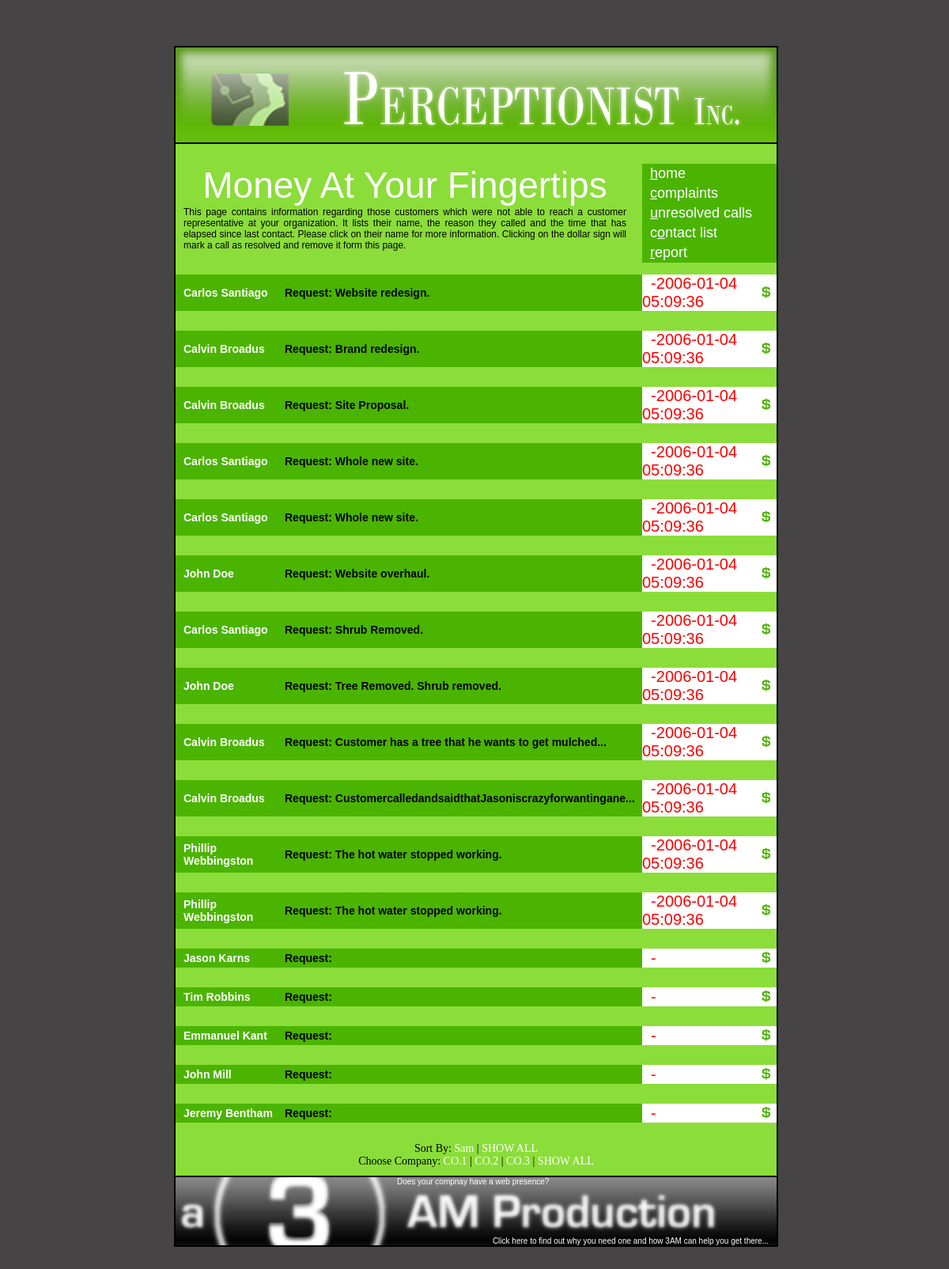
The page /?coid=2 on the database its author committed.
### tables this page shows
CREATE TABLE `customer` (
  `customer_id` int(11) NOT NULL,
  `fname` varchar(25) DEFAULT NULL,
  `mname` varchar(25) DEFAULT NULL,
  `lname` varchar(25) DEFAULT NULL,
  `address` varchar(50) DEFAULT NULL,
  `city` varchar(30) DEFAULT NULL,
  `state` char(2) DEFAULT NULL,
  `zip` mediumint(5) DEFAULT NULL,
  `phone` varchar(17) DEFAULT NULL
);

CREATE TABLE `call` (
  `call_id` int(11) NOT NULL,
  `company_id` int(11) DEFAULT NULL,
  `customer_id` int(11) DEFAULT NULL,
  `call_time` timestamp NOT NULL DEFAULT CURRENT_TIMESTAMP ON UPDATE CURRENT_TIMESTAMP,
  `request` text,
  `resolved` tinyint(4) DEFAULT NULL
);

CREATE TABLE `employee` (
  `employee_id` int(11) NOT NULL,
  `company_id` int(11) DEFAULT NULL,
  `employee_fname` varchar(25) DEFAULT NULL,
  `employee_mname` varchar(25) DEFAULT NULL,
  `employee_lname` varchar(25) DEFAULT NULL
);

CREATE TABLE `company` (
  `company_id` int(11) NOT NULL,
  `company_name` varchar(50) DEFAULT NULL,
  `company_address` varchar(50) DEFAULT NULL,
  `company_city` varchar(30) DEFAULT NULL,
  `company_state` char(2) DEFAULT NULL,
  `company_zip` mediumint(5) DEFAULT NULL,
  `company_phone` varchar(17) DEFAULT NULL
);

### db.inc.php (called while the page is built, shortened)
<?php
function sql_scrub($query)
{
  return $query;
}
?>

### index.php (the view, shortened to what this page needs)
<?php
include('db.inc.php');
if(!is_null($_REQUEST['coid']) and is_numeric($_REQUEST['coid'])){
  $coid = $_REQUEST['coid'];
	$_SESSION['coid'] = $_REQUEST['coid'];}
elseif(!is_null($_SESSION['coid']) and is_numeric($_SESSION['coid']) and $_REQUEST['coid'] != "all") $coid = $_SESSION['coid'];
else $coid = NULL;
?>
<!DOCTYPE html PUBLIC "-//W3C//DTD XHTML 1.1//EN" "http://www.w3.org/TR/xhtml11/DTD/xhtml11.dtd">
<html xmlns="http://www.w3.org/1999/xhtml" xml:lang="en">
<head>
  <link rel="stylesheet" href="constant.css" type="text/css" media="screen" />
  <link rel="stylesheet" href="perceptionist.css" type="text/css" media="screen" />
</head>
<body>
<div id="header"></div>
<div id="container">
<div id="titlebar"></div>
<div id="main">
<div id="navfill">
<h1>Money At Your Fingertips</h1>
This page contains information regarding those customers which were not able to reach a customer representative at your organization. It lists their name, the reason they called and the time that has elapsed since last contact. Please click on their name for more information. Clicking on the dollar sign will mark a call as resolved and remove it form this page.
</div>
<ul id="nav">
	<li><a href="index.php" accesskey="h"><em>h</em>ome</a></li>
	<li><a href="report.php#complaints" accesskey="c"><em>c</em>omplaints</a></li>
	<li><a href="report.php#unresolved" accesskey="u"><em>u</em>nresolved calls</a></li>
	<li><a href="contact.php" accesskey="o">c<em>o</em>ntact list</a></li>
	<li><a href="report.php" accesskey="r"><em>r</em>eport</a></li>
</ul>
<br style="clear:both;" />
<div id="tablewrapper">
<table id="calls">
<tbody>
<?php
if(!is_null($coid)) $company = '(call.company_id = '.$coid.') AND ';
else $company = '';
$sql = 'SELECT DISTINCT call.call_id,flow.employee_id,customer.fname,customer.lname,call.request,customer.customer_id,call.call_time FROM customer LEFT JOIN `call` ON (customer.customer_id = call.customer_id) LEFT JOIN flow ON (call.call_id = flow.call_id)';
$result = mysqli_query($db, $sql);
$counter = 1;
while ($row = @mysqli_fetch_assoc($result))
{
$request = $row['request'];
if(strlen($request) > 50){
  $request = substr($request,0,50);
	$pos = strrpos ($request,'.');
	if($pos !== false) $request = substr($request,0,$pos+1 );
	else {
		$pos = strrpos ($request,' ');
		if($pos !== false) $request = substr($request,0,$pos) . '...';
		else $request .= '...';
	}
}
echo "<tr>\n";
echo ' <td class="one"><a href="customer.php?cid='.$row['customer_id'].'&amp;call_id='.$row['call_id'].'">'.$row['fname'].' '.$row['lname'].'</a></td>'."\n";
echo ' <td class="two">Request: '.$request.'</td>'."\n";
echo ' <td class="three">&nbsp; -<span id="countdown'.$counter.'">'.$row['call_time'].'</span></td>'."\n";
echo ' <td class="four"><a href="resolve.php?call_id='.$row['call_id'].'&amp;refer='.$PHP_SELF.'" title="Click to resolve this call." onclick="return confirm(\'Click \\\'OK\\\' if '.$row['fname'].' '.$row['lname'].'\\\'s call has been resolved.\');"><img src="images/resolve.gif" alt="Resolve Call" /></a></td>';
echo '</tr>'."\n";
$counter++;
}
?>
</tbody>
</table>
</div>
<div id="sort">Sort By:
<?php
if(!is_null($coid)) $company = ' WHERE employee.company_id = '.sql_scrub($coid);
else $company = '';
$sql = 'SELECT employee.employee_id,employee.employee_fname FROM employee'.$company;
$result = mysqli_query($db, $sql);
while($row = @mysqli_fetch_assoc($result)){
	echo '<a href="'.$PHP_SELF.'?eid='.$row['employee_id'].'">'.$row['employee_fname'].'</a> | '."\n";
}
echo '<a href="'.$PHP_SELF.'?eid=all">SHOW ALL</a>'."\n";
echo '<div>Choose Company: ';
$result = mysqli_query($db, 'SELECT company_id FROM company');
while($row = @mysqli_fetch_assoc($result)){echo '<a href="'.$PHP_SELF.'?coid='.$row['company_id'].'">CO.'.$row['company_id'].'</a> | ';}
echo '<a href="'.$PHP_SELF.'?coid=all">SHOW ALL</a></div>';
?>
</div>
<a href="http://student.cob.ohio-state.edu/velasquez_13">
  <span id="innerfooter">
	  <span class="ifootertop">Does your compnay have a web presence?</span>
		<span class="ifooterbottom">Click here to find out why you need one and how 3AM can help you get there...</span>
	</span>
</a>
</div>
</div>
<div id="footer"></div>
</body>
</html>

### constant.css (style rules this page uses)
html { margin: 0; padding: 0; background: #464444; font-family: "Verdana", "Trebuchet MS", "Lucida Sans Unicode", sans-serif; font-size: 14px; color: white; text-align: left; min-height: 100%; margin-bottom: 1px; }
#header { height: 50px; }
#container { max-width: 760px; width: expression(document.body.clientWidth > 760? "760px": "auto"); margin: 0 auto; padding: 0; text-align: left; border:0; }
#titlebar { width: 100%; float: left; background: #2D6400 url('images/PerceptionBar3D.png') no-repeat; border: 2px solid black; border-bottom: 0; }
#nav { width: 170px; float: right; text-align: left; font-size: 18px; font-family: "Trebuchet MS", "Century Gothic", "Lucida Sans Unicode", sans-serif; font-weight: normal; margin:0; padding:0; margin-bottom: 15px; list-style-type:none; marker-offset:inside; }
#nav li { margin:0; padding:0; }
#nav a { display:block; padding: 2px 10px; background: #4BB400; width:150px; }
#nav a:link, #nav a:visited { color: white; text-decoration: none; font-weight: normal; }
#nav em { font-style:normal; text-decoration:underline; }
#navfill { width: 560px; float: left; padding: 10px; padding-top: 0; text-align: justify; font-family: "Century Gothic", sans-serif; font-size: 12px; }
#titlebar { min-height: 120px; height: expression(document.body.clientWidth > 120? "120px": "auto"); }
#main { float: left; width: 100%; padding-top: 25px; background: #8BDD3A; color: black; border: 2px solid black; }
#innerfooter { display:block; position:relative; background: black url(images/branding.gif) center no-repeat; color: white; border-top: 2px solid black; clear: both; width: 734px; height: 80px; font-family: Verdana, sans-serif; font-size: 10px; padding: 3px; padding-right: 23px; cursor: hand; }
.ifootertop { position:absolute; top:0; left:280px; }
.ifooterbottom { position:absolute; bottom:0; right:10px; }
#footer { clear: both; width: 100%; height: 50px; }
h1 { margin:0; padding:0; font-size: 46px; color: white; text-align: center; font-weight:normal; }

### perceptionist.css (style rules this page uses)
#sort { font-family: verdana; text-align: center; margin-bottom:10px; }
a:link, a:visited { color: white; text-decoration: none; display: block; }
#sort a { display: inline; }
table#calls { width:760px; border-collapse:collapse; }
tr { padding: 25px; font-weight: bold; }
td { text-align: left; border-bottom: 25px solid #8BDD3A; }
.one { width: 120px; background: #4BB400; padding: 4px; padding-left: 10px; }
.two { width: auto; background: #4BB400; color: black; padding: 4px; }
.three { width: 150px; background: white; font-family: "BitDust Two", "Dungeon", sans-serif; color: red; font-size: 20px; padding: 0px; font-weight: normal; }
.four { width: 15px; background: white; padding-right: 4px; }
.four img { border:0; }

### rows shown on the page
customer: fname "Carlos", lname "Santiago", call.request "Website redesign.", call.request "Whole new site.", call.request "Shrub Removed."
customer: fname "Calvin", lname "Broadus", call.request "Brand redesign.", call.request "Site Proposal.", call.request "Customer has a tree that he wants to get mulched...", call.request "CustomercalledandsaidthatJasoniscrazyforwantingane..."
customer: fname "John", lname "Doe", call.request "Website overhaul.", call.request "Tree Removed. Shrub removed."
customer: fname "Phillip", lname "Webbingston", call.request "The hot water stopped working."
customer: fname "Jason", lname "Karns"
customer: fname "Tim", lname "Robbins"
customer: fname "Emmanuel", lname "Kant"
customer: fname "John", lname "Mill"
customer: fname "Jeremy", lname "Bentham"
employee: employee_fname "Sam"
company: company_id "1"
company: company_id "2"
company: company_id "3"
